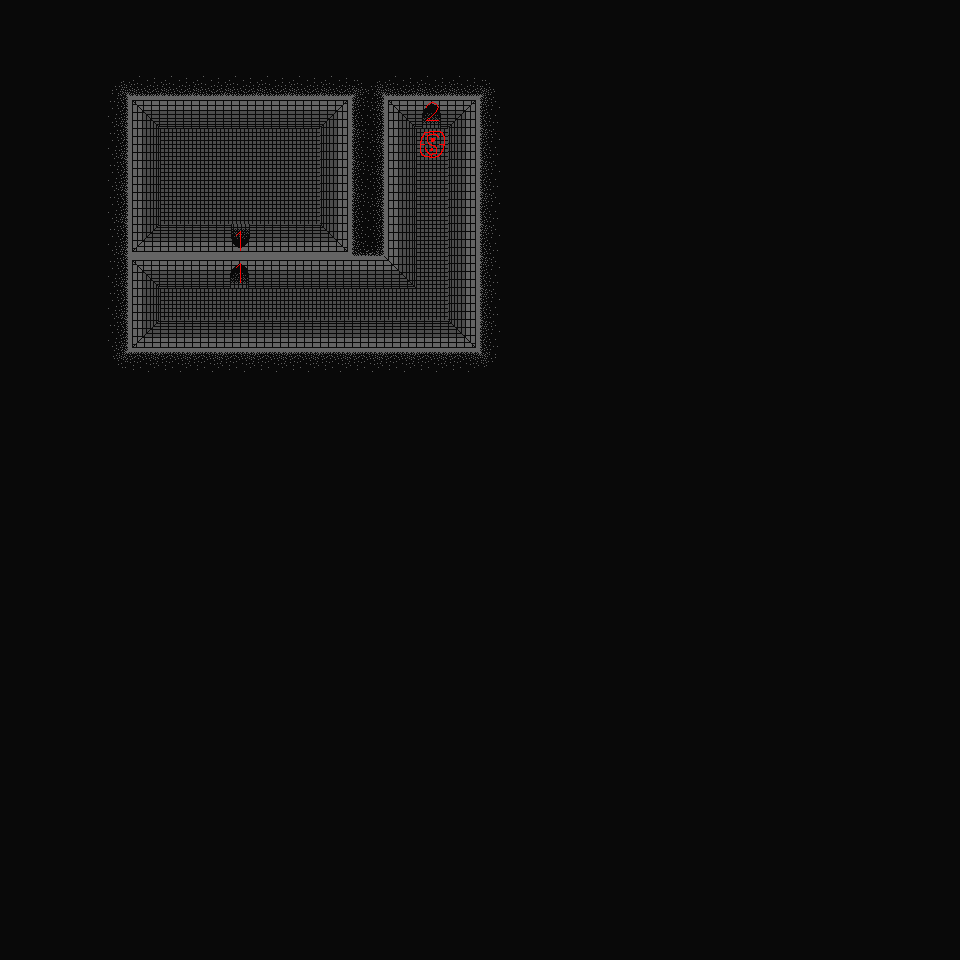

A level layout from a 2D game, rendered from its tile map. Below: a short description, then the map file with tile-grid data replaced by summaries:
An orthogonal 30x30 tile map with 32x32 px tiles, 2 tile layers (Map, Objects).

<map version="1.0" orientation="orthogonal" width="30" height="30" tilewidth="32" tileheight="32">
 <tileset firstgid="1" source="../../../Resources/Tilesets/tiles.tsx" />
 <layer name="Map" width="30" height="30">
  <data>[900 cells, 900 non-empty, 24 distinct tile ids]</data>
 </layer>
 <layer name="Objects" width="30" height="30">
  <data>[900 cells, 4 non-empty, 3 distinct tile ids]</data>
 </layer>
</map>
